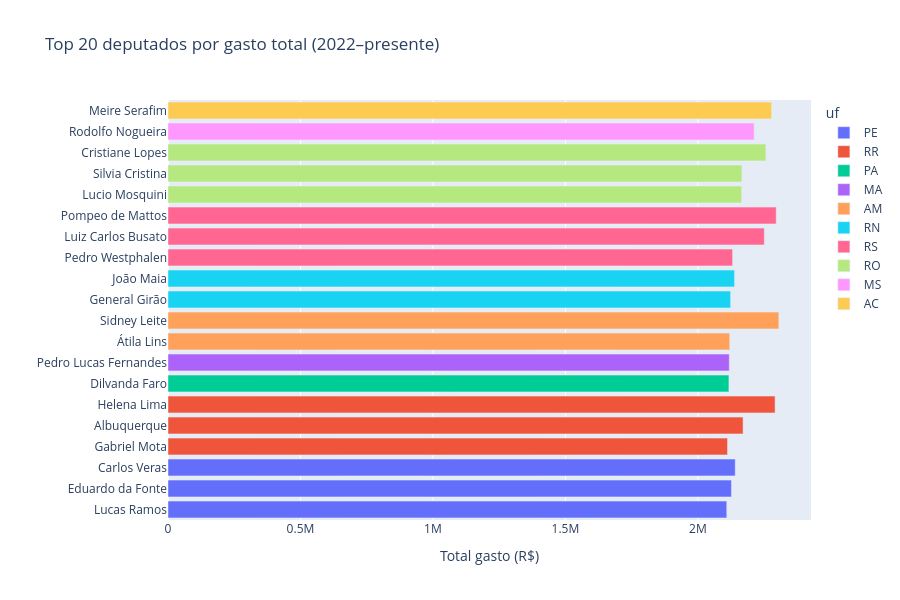

Notebook cell for this chart:
### Code cell
# 5. Top 20 deputados - versão interativa (Plotly)
import plotly.express as px

top20_df = top20.reset_index()
top20_df.columns = ["deputado", "partido", "uf", "total_gasto"]

fig = px.bar(
    top20_df.sort_values("total_gasto"),
    x="total_gasto",
    y="deputado",
    color="uf",
    orientation="h",
    title="Top 20 deputados por gasto total (2022–presente)",
    labels={"total_gasto": "Total gasto (R$)", "deputado": ""},
)
fig.update_layout(height=600)
fig.show()

### Figure 1 — Plotly figure (JSON) as saved in the notebook; plotly's stock layout.template omitted (floating-point values rounded to 4 significant figures)
{"data": [{"hovertemplate": "uf=PE<br>Total gasto (R$)=%{x}<br>=%{y}<extra></extra>", "legendgroup": "PE", "marker": {"color": "#636efa", "pattern": {"shape": ""}}, "name": "PE", "orientation": "h", "showlegend": true, "textposition": "auto", "type": "bar", "x": [2109000.0, 2127000.0, 2141000.0], "xaxis": "x", "y": ["Lucas Ramos", "Eduardo da Fonte", "Carlos Veras"], "yaxis": "y"}, {"hovertemplate": "uf=RR<br>Total gasto (R$)=%{x}<br>=%{y}<extra></extra>", "legendgroup": "RR", "marker": {"color": "#EF553B", "pattern": {"shape": ""}}, "name": "RR", "orientation": "h", "showlegend": true, "textposition": "auto", "type": "bar", "x": [2112000.0, 2171000.0, 2291000.0], "xaxis": "x", "y": ["Gabriel Mota", "Albuquerque", "Helena Lima"], "yaxis": "y"}, {"hovertemplate": "uf=PA<br>Total gasto (R$)=%{x}<br>=%{y}<extra></extra>", "legendgroup": "PA", "marker": {"color": "#00cc96", "pattern": {"shape": ""}}, "name": "PA", "orientation": "h", "showlegend": true, "textposition": "auto", "type": "bar", "x": [2117000.0], "xaxis": "x", "y": ["Dilvanda Faro"], "yaxis": "y"}, {"hovertemplate": "uf=MA<br>Total gasto (R$)=%{x}<br>=%{y}<extra></extra>", "legendgroup": "MA", "marker": {"color": "#ab63fa", "pattern": {"shape": ""}}, "name": "MA", "orientation": "h", "showlegend": true, "textposition": "auto", "type": "bar", "x": [2118000.0], "xaxis": "x", "y": ["Pedro Lucas Fernandes"], "yaxis": "y"}, {"hovertemplate": "uf=AM<br>Total gasto (R$)=%{x}<br>=%{y}<extra></extra>", "legendgroup": "AM", "marker": {"color": "#FFA15A", "pattern": {"shape": ""}}, "name": "AM", "orientation": "h", "showlegend": true, "textposition": "auto", "type": "bar", "x": [2120000.0, 2306000.0], "xaxis": "x", "y": ["Átila Lins", "Sidney Leite"], "yaxis": "y"}, {"hovertemplate": "uf=RN<br>Total gasto (R$)=%{x}<br>=%{y}<extra></extra>", "legendgroup": "RN", "marker": {"color": "#19d3f3", "pattern": {"shape": ""}}, "name": "RN", "orientation": "h", "showlegend": true, "textposition": "auto", "type": "bar", "x": [2124000.0, 2138000.0], "xaxis": "x", "y": ["General Girão", "João Maia"], "yaxis": "y"}, {"hovertemplate": "uf=RS<br>Total gasto (R$)=%{x}<br>=%{y}<extra></extra>", "legendgroup": "RS", "marker": {"color": "#FF6692", "pattern": {"shape": ""}}, "name": "RS", "orientation": "h", "showlegend": true, "textposition": "auto", "type": "bar", "x": [2131000.0, 2251000.0, 2296000.0], "xaxis": "x", "y": ["Pedro Westphalen", "Luiz Carlos Busato", "Pompeo de Mattos"], "yaxis": "y"}, {"hovertemplate": "uf=RO<br>Total gasto (R$)=%{x}<br>=%{y}<extra></extra>", "legendgroup": "RO", "marker": {"color": "#B6E880", "pattern": {"shape": ""}}, "name": "RO", "orientation": "h", "showlegend": true, "textposition": "auto", "type": "bar", "x": [2165000.0, 2166000.0, 2256000.0], "xaxis": "x", "y": ["Lucio Mosquini", "Silvia Cristina", "Cristiane Lopes"], "yaxis": "y"}, {"hovertemplate": "uf=MS<br>Total gasto (R$)=%{x}<br>=%{y}<extra></extra>", "legendgroup": "MS", "marker": {"color": "#FF97FF", "pattern": {"shape": ""}}, "name": "MS", "orientation": "h", "showlegend": true, "textposition": "auto", "type": "bar", "x": [2212000.0], "xaxis": "x", "y": ["Rodolfo Nogueira"], "yaxis": "y"}, {"hovertemplate": "uf=AC<br>Total gasto (R$)=%{x}<br>=%{y}<extra></extra>", "legendgroup": "AC", "marker": {"color": "#FECB52", "pattern": {"shape": ""}}, "name": "AC", "orientation": "h", "showlegend": true, "textposition": "auto", "type": "bar", "x": [2278000.0], "xaxis": "x", "y": ["Meire Serafim"], "yaxis": "y"}], "layout": {"barmode": "relative", "height": 600, "legend": {"title": {"text": "uf"}, "tracegroupgap": 0}, "title": {"text": "Top 20 deputados por gasto total (2022–presente)"}, "xaxis": {"anchor": "y", "domain": [0, 1], "title": {"text": "Total gasto (R$)"}}, "yaxis": {"anchor": "x", "domain": [0, 1], "title": {"text": ""}}}}
